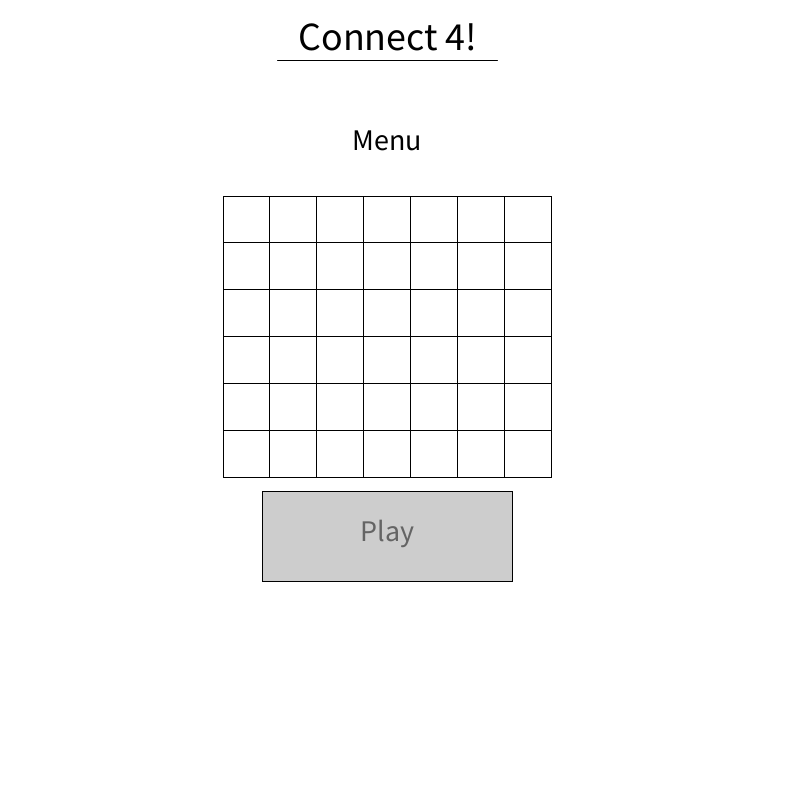
Frame 1 (no input)
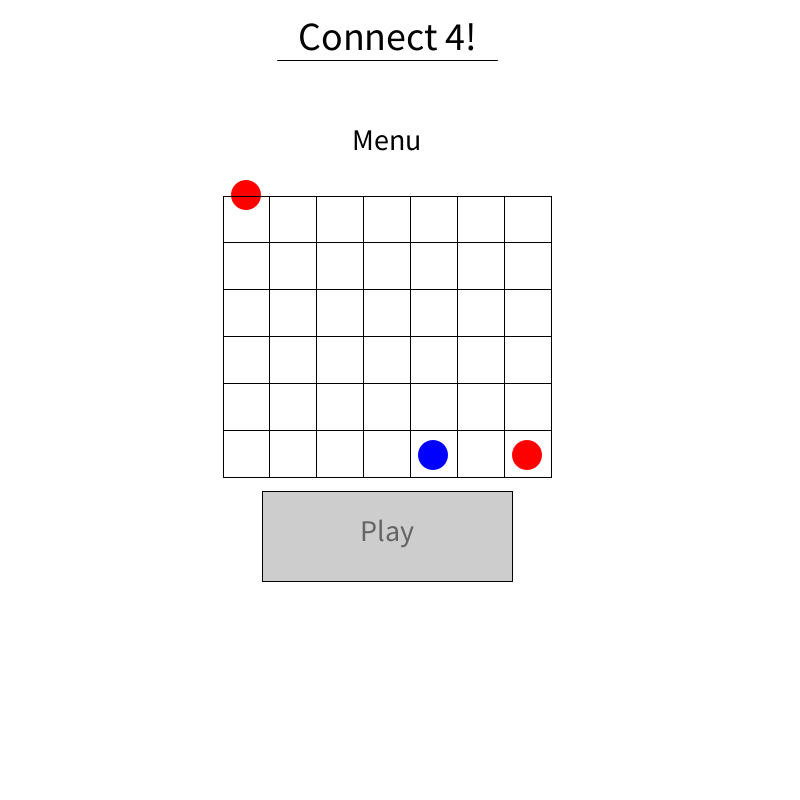
Frame 60 (the mouse pressed at the canvas centre just before this capture)
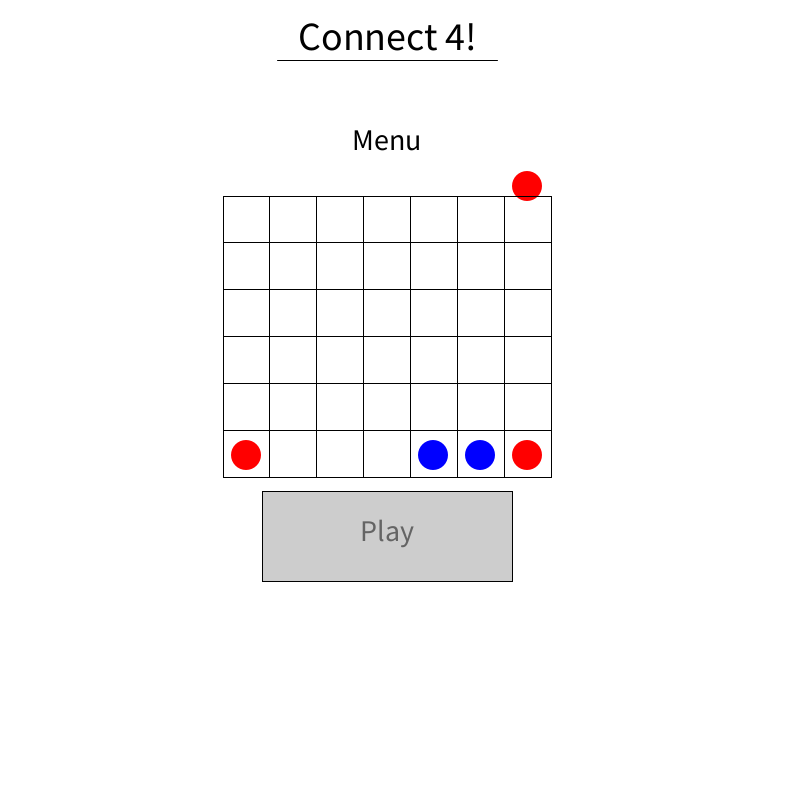
Frame 120 (the mouse held since frame 60 and released just before this capture)

The Processing sketch that drew these frames (run headless with seeded random() and noise(); from frame 60 on, the mouse is pressed at the canvas centre):

// Processing sketch: game_connect4
// ── game_connect4.pde
//Avalable Spaces:
//0=empty,1=red,2=blue
float[][] avalable = new float[7][6];
//if column is full or not
boolean[] isFull = new boolean[7];

//Game Lines
float[] xl = new float[8];
float[] yl = new float[7];

//Game Space Positions
float[] xc = new float[7];
float[] yc = new float[6];

//Button Array
ArrayList <button> But = new ArrayList<button>();

//Coin Array
ArrayList <Coin> coins = new ArrayList<Coin>();

//Screen Dimensions
int w = 375;
int h = 812;

//Menu Start Button
Sbutton Start;
//PLAY AGAIN BUTTON
Sbutton Again;


int turn = 0;
int menuTurn = 1;
int win = 0;
int r = 30;
int score1 = 0; //red's score
int score2 = 0; //blue's score
boolean ready = true;
int timer;


//menu games
boolean menuReady = true;
int menuTimer = 0;
int yoff = 150; //for Menu board y
int random = 3;
int speed = 499;

// margin in menu (reformat for 800x800)
int marginX = 200;

void setup() {
  size(800, 800);
  // old size: 375,812
  
  
  Start = new Sbutton(w/2 + marginX, (h/2)+130, 250, 90, "Play", 30, 6, 5);
  Again = new Sbutton(w/2 + marginX, (h-130)/2+170, 250, 90, "Play Again", 30, 50, 10);
  
  

  //SETUP LINES
  for (int i = 0; i<8; i++) {
    xl[i] = i*(w)/(8) + w/16 + marginX;
  }
  for (int i = 0; i<7; i++) {
    yl[i] = i*(w)/(8) + w/8;
  }
  
  //SETUP CENTER POSITIONS
  for (int i = 0; i<7; i++) {
    xc[i] = i*(w)/(8)+w/8 + marginX;
  }
  for (int i = 0; i<6; i++) {
    yc[i] = i*(w)/(8)+w/8+25;
  }
  // SETUP AVALABLE
  for (int i = 0; i<7; i++) {
    for (int j=0; j<6; j++) {
      avalable[i][j] = 0;
    }
  }
  for (boolean p : isFull) {
    p = false;
  }

  // SETUP BUTTON
  for (int k = 0; k<7; k++) {
    But.add(new button(xc[k], 400, 20));
  }
}

void draw() {
  background(255);

  if (turn == 0) {
    pushMatrix();
    translate(0, yoff);
  }
  for (Coin p : coins) {
    p.display();
  }

  if (turn == 0) {
    popMatrix();
  }
  for (int i=coins.size()-1; i>=0; i--) {
    if (coins.get(i).y > h+50) {
      coins.remove(i);
    }
  }
  noStroke();
  fill(255);
  rect(w/2, h-100, w, 300);

  //MENU (TURN = 0)
  if (turn == 0) {
    stroke(0);
    fill(0);
    textAlign(CENTER);
    textSize(30);
    text("Menu", w/2 + marginX, 150);
    textSize(40);
    text("Connect 4!", w/2 + marginX, 50);
    line(w/2-110 + marginX, 60, w/2+110+marginX, 60);
    Start.display();

    if (menuTimer + speed < millis()) {
      if(checkWinner(1)) {
        boardReset();
      }
      if(checkWinner(2)) {
        boardReset();
      }

      random = ran(random);

      boolean goodEnough = false;

      while (!goodEnough) {
        {
          if (isFull[random]) {
            random = ran(random);
          } else {
            goodEnough = true;
          }
        }
      }


      PlaceToken(random, menuTurn);
      menuTimer = millis();
      menuReady = true;

      if (menuReady && menuTurn == 1) {
        menuTurn = 2;
        menuReady = false;
      }
      if (menuReady && menuTurn == 2) {
        menuTurn = 1;
        menuReady = false;
      }
    }

    if (Start.pressed()) {
      turn = 1;
      for (int i=coins.size()-1; i>=0; i--) {
        coins.remove(i);
      }
      boardReset();
    }


    for (int i = 0; i<7; i++) {
      line(xl[0], yl[i]+yoff, xl[7], yl[i]+yoff);
    }
    //VERTICAL LINES
    for (int i = 0; i<8; i++) {
      line(xl[i], yl[0]+yoff, xl[i], yl[6]+yoff);
    }


    //END MENU
  }


  // GAME (TURN == 1 OR 2)
  if (turn != 0 ) {
    if (!ready) {
      if (millis() > timer + 600) {
        ready = true;
      }
    }
    //SETUP & LINES
    fill(0);
    stroke(0);
    //ORRIZONTAL LINES
    for (int i = 0; i<7; i++) {
      line(xl[0], yl[i], xl[7], yl[i]);
    }
    //VERTICAL LINES
    for (int i = 0; i<8; i++) {
      line(xl[i], yl[0], xl[i], yl[6]);
    }

    //PLAYER ONE PLAYER TWO
    //PLAYER ONE TEXT
    textSize(20);
    fill(0, 100);
    text("Red Player", 100 + marginX, h-200);

    //PLAYER TWO TEXT
    textSize(20);
    fill(0, 100);
    text("Blue Player", w-100 + marginX, h-200);

    // PRESS BUTTON TURNS
    for (int i = 0; i<7; i++) {
      if (!isFull[i]) {
        But.get(i).display();
      }
      if (But.get(i).pressed() && !isFull[i] && turn == 1 && win == 0 && ready) {
        PlaceToken(i, 1);
        turn = 2;
        ready = false;
        timer = millis();
        break;
      }
      if (But.get(i).pressed() && !isFull[i] && turn == 2 && win == 0 && ready) {
        PlaceToken(i, 2);
        turn = 1;
        ready = false;
        timer = millis();
        break;
      }
    }

    // TURNS TEXT (WIN = 0)
    if (turn == 1 && win == 0 && ready) {
      textSize(20);
      fill(0);
      text("Red Player", 100 + marginX, h-200);
    }
    if (turn == 2 && win == 0 && ready) {
      textSize(20);
      fill(0);
      text("Blue Player", w-100 + marginX, h-200);
    }

    // WIN, 4 IN A ROW
    if (win == 0) {
      if (checkWinner(1)) {
        win = 1;
      }
      if (checkWinner(2)) {
        win = 2;
      }
    }

    //WHEN A PLAYER WINS
    //WHEN PLAYER 1 WINS
    if (win == 1) {
      score1++;
      win = 4;
    }
    if (win == 4) {
      fill(255, 0, 0);
      textSize(30);
      text("RED PLAYER WINS", w/2 + marginX, 35);
      stroke(0);
      fill(0);
      line(w/2-140 + marginX, 40, w/2+140 + marginX, 40);
    }
    //WHEN PLAYER TWO WINS
    if (win == 2) {
      score2++;
      win = 5;
    }
    if (win == 5) {
      fill(0, 0, 255);
      textSize(30);
      text("BLUE PLAYER WINS", w/2 + marginX, 35);
      stroke(0);
      fill(0);
      line(w/2-140 + marginX, 40, w/2+140 + marginX, 40);
    }


    // TIE, NOBODY WINS (3)
    if (isFull[0] && isFull[1] && isFull[2] && isFull[3] && isFull[4] && isFull[5] && isFull[6]
      && (win !=1) && (win !=2) && (win != 4) && (win != 5)) {
      win = 3;
    }
    if (win == 3) {
      fill(150, 0, 150);
      textSize(30);
      text("IT'S A TIE!", w/2 + marginX, 35);
      stroke(0);
      fill(0);
      line(w/2-73 + marginX, 40, w/2+70 + marginX, 40);
      win = 6;
    }


    //PLAY AGAIN AFTER WIN (1,2,3)
    if (win ==4 || win == 5 || win == 6) {
      Again.display();
      if (Again.pressed()) {
        win = 0;
        boardReset();
      }
    }

    //SCORE WINS Display
    fill(0);
    textSize(30);
    text("Score: ", (w/2) + marginX, h-150);
    text(score1, w/2-100 + marginX, h-150);
    text(score2, w/2+100 + marginX, h-150);
  }
}

void PlaceToken(int row, int turn) {
  for (int j=5; j>=0; j--) {
    if (avalable[row][j] ==0) {
      avalable[row][j] = turn;
      if (j==0) isFull[row] = true;
      coins.add(new Coin(row, j, turn, r));
      return;
    }
  }
}

boolean checkWinner(int turn) {
  //CHECK 4 VERTICAL
  for (int i = 0; i<7; i++) {
    for (int j=0; j<3; j++) {
      if (avalable[i][j]== turn && avalable[i][j+1]== turn && avalable[i][j+2]== turn && avalable[i][j+3]==turn) {
        return true;
      }
    }
  }
  //CHECK 4 DIAGONAL UP-RIGHT
  for (int i = 0; i<4; i++) {
    for (int j = 0; j<3; j++) {
      if (avalable[i][j] == turn && avalable[i+1][j+1]==turn && avalable[i+2][j+2]==turn && avalable[i+3][j+3]==turn) {
        return true;
      }
    }
  }
  //CHECK 4 DIAGONAL DOWN-RIGHT
  for (int i = 0; i<4; i++) {
    for (int j = 3; j<6; j++) {
      if (avalable[i][j] == turn && avalable[i+1][j-1]==turn && avalable[i+2][j-2]==turn && avalable[i+3][j-3]==turn) {
        return true;
      }
    }
  }
  //CHECK 4 HORIZONTAL
  for (int i = 0; i<4; i++) {
    for (int j = 0; j<6; j++) {
      if (avalable[i][j] == turn && avalable[i+1][j]== turn && avalable[i+2][j]==turn && avalable[i+3][j]==turn) {
        return true;
      }
    }
  }
  return false;
}


void boardReset() {
  for (int i = 0; i<7; i++) {
    for (int j = 0; j<6; j++) {
      avalable[i][j] = 0;
    }
    isFull[i] = false;
  }
  for (Coin p : coins) {
    p.Finished = true;
  }
}

int ran(int input) {

  return ((input*input*millis()+4)*3)%7;
}

// ── Coin.pde
class Coin {
  int x, y, yfinal, deltay;
  int c;
  boolean Finished;
  Coin(int row, int col, int turn, int r) {
    x = row *(w)/(8)+w/8 + marginX;
    yfinal = col*(w)/(8)+w/8+25;
    y = 0;
    deltay = 1;
    c = turn;
    Finished = false;
  }

  void display() {
    noStroke();
    if (c==1) {
      fill(255, 0, 0);
    }
    if (c == 2) {
      fill(0, 0, 255);
    }

    if (y<yfinal && !Finished) {
      y+=deltay;
      deltay+=1;
    }
    if (y>yfinal && !Finished) {
      y = yfinal;
      deltay = 0;
    }

    if (Finished) {
      y+=deltay;
      deltay+=1;
    }

    ellipse(x, y, r, r);
  }
}

// ── Sbutton.pde
class Sbutton {
  float BX;
  float BY;
  float Br1;
  float Br2;
  float opac1 = 50;
  float opac2 = opac1+50;
  color Bcol = color(220);
  color Bcolreal;
  String Str;
  float Size;
  float DistX;
  float DistY;

  Sbutton(float tempBX, float tempBY, float tempBr1, float tempBr2, String tempStr, float tempSize, float tempDistX, float tempDistY) {
    BX = tempBX;
    BY = tempBY;
    Br1 = tempBr1;
    Br2 = tempBr2;
    Str = tempStr;
    Size = tempSize;
    DistX = tempDistX;
    DistY = tempDistY;
  }

  boolean pressed() {
    if (mousePressed && mouseX <BX+Br1/2 && mouseX>BX-Br1/2 && mouseY<BY+Br2/2 && mouseY>BY-Br2/2) {
      return true;
    }
    return false;
  }
  void display() {

    Bcolreal = color(Bcol, opac1);
    if (pressed()) {
      Bcolreal = color(Bcol, opac2);
    }
    //noStroke();
    stroke(0);
    rectMode(CENTER);
    fill(Bcolreal);
    rect(BX, BY, Br1, Br2);
    noFill();
    fill(0, opac2+30);
    textSize(Size);
    textAlign(CENTER);
    text(Str, BX, BY+DistY);
    noFill();
  }
}

// ── button.pde
class button {
  float BX;
  float BY;
  float Br;
  float opac1 = 50;
  float opac2 = opac1+50;
  color Bcol = color(220);
  color Bcolreal;

  button(float tempBX, float tempBY, float tempBr) {
    BX = tempBX;
    BY = tempBY;
    Br = tempBr;
  }

  boolean pressed() {
    float dx = dist(BX, BY, mouseX, mouseY);
    return mousePressed && dx<Br;
  }
  void display() {
    Bcolreal = color(Bcol, opac1);
    if (pressed()) {
      Bcolreal = color(Bcol, opac2);
    }
    stroke(0);
    fill(Bcolreal);
    ellipse(BX, BY, Br*2, Br*2);
    noFill();
  }
}
